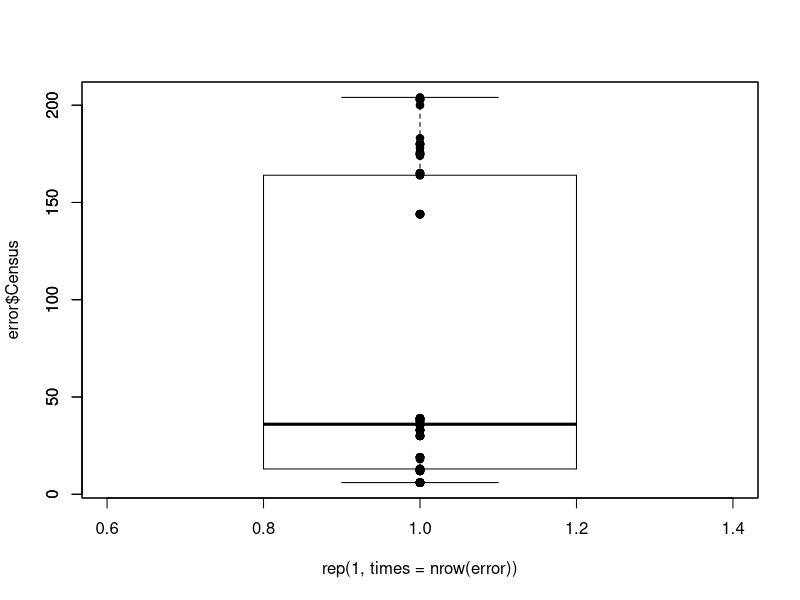

This figure's R source:
### Title: measurement error
###
### Author: Michael Koontz
### 
### Date Created: 20140604
### Last Updated: 20170127
###
# Purpose: Evaluates the measurement error in censusing using repeat measures 
# of 15 populations of unknown size

# Fifteen populations were set up with unknown, but variable population sizes 
# and 8 different observers censused each population. Five populations were
# "small", 5 populations were "medium", and 5 populations were "large"
library(dplyr)
library(tidyr)

# Read file
error <- read.csv("data/measurement-error.csv")
error$size_cat <- c(rep("s", 5), rep("m", 5), rep("l", 5))
head(error)

# Plot the range of census values
plot(x = rep(1, times = nrow(error)), y = error$Census, pch = 19)
boxplot(error$Census, add = TRUE, col = NA)

# Mean and variance of censused population sizes. If variance is 0, then all 
# observers recorded the same population size 
(group.mn <- tapply(error$Census, error$Box, FUN=function(x) mean(x, na.rm=TRUE)))
(variance <- tapply(error$Census, error$Box, FUN=function(x) var(x, na.rm=TRUE)))

# The squared difference between each observer's census and the group mean for
# each population
(ss_resids <- tapply(X = error$Census, 
                  INDEX = error$Person, 
                  FUN=function(x) ( ((x - group.mn)^2) ) ))

ss_resids_df <- do.call(rbind, ss_resids)

# Coefficient of variation of observer error per population (standard deviation
# of sum of squares residuals per popoulation per observer divided by group mean
# per population)
CoV <- apply(ss_resids_df, MARGIN = 2, FUN = function(x) sqrt(x)) %>%
  apply(MARGIN = 1, FUN = function(y) y / group.mn) %>%
  t()

pct_err_long <- CoV %>%
  as.data.frame() %>%
  mutate(observer = rownames(.)) %>%
  gather(key = "box", value = "pct_err", -observer) %>%
  mutate(size_cat = "s") %>%
  mutate(size_cat = ifelse(box %in% 1:5, yes = "s", no = ifelse(box %in% 6:10, yes = "m", no = "l"))) %>%
  mutate(group_mn = group.mn[box]) # Add the group means for each box

max(pct_err_long$pct_err, na.rm = TRUE)
mean(pct_err_long$pct_err, na.rm = TRUE)
median(pct_err_long$pct_err, na.rm = TRUE)

# Treat the population size as a categorical predictor with 3 levels (small, medium, large)
fm1 <- lm(pct_err ~ observer + size_cat, data = pct_err_long)
summary(fm1)

# Treat the group means as a continuous predictor
fm2 <- lm(pct_err ~ observer + group_mn, data = pct_err_long)
summary(fm2)

# Conclusion: No difference in measurement error amongst observers, no effect of
# population size on measurement error %

# Average percent difference for any one observer and any one population was 0.26%
fm3 <- lm(pct_err ~ 1, data = pct_err_long)
summary(fm3)
